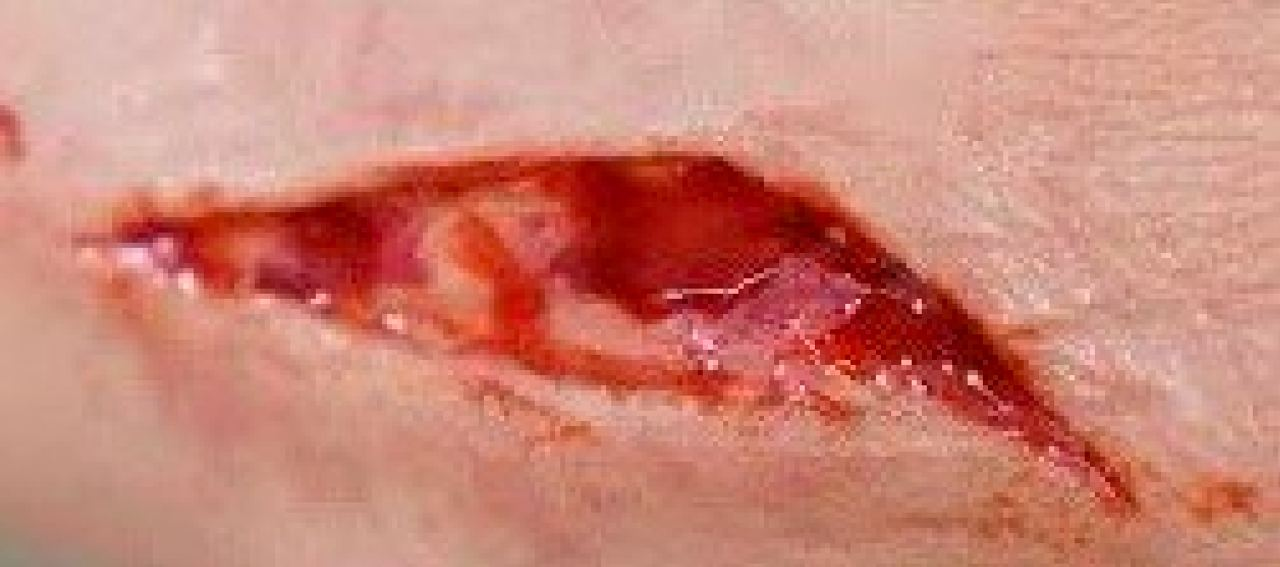
#> input picture test_images/test_image _2.jpeg, 1280 x 567 px
$ python -i robodoc.py   (imports and definitions only)
#> lines starting #> are read from the running program, lines starting #| are printed output that depends on the picture
import sys
import cv2
import numpy as np
from PyQt6.QtWidgets import (
    QApplication, QWidget, QLabel, QPushButton, QVBoxLayout, QHBoxLayout,
    QFileDialog, QSlider, QGroupBox, QGridLayout, QMessageBox, QDialog, QRubberBand,
    QScrollArea, QFrame
)
from PyQt6.QtCore import Qt, QRect, QPoint, QSize, QTimer
from PyQt6.QtGui import QPixmap, QImage, QPainter, QFont, QPalette
from PIL import Image
import traceback

DISPLAY_W, DISPLAY_H = 400, 160  # Area for result display (smaller size)

def cvimg_to_qpixmap(img, w=DISPLAY_W, h=DISPLAY_H):
    """Safely convert CV2 image to QPixmap with proper error handling"""
    try:
        if img is None:
            return QPixmap()

        # Ensure image is in correct format
        if len(img.shape) == 3 and img.shape[2] == 3:
            img_rgb = cv2.cvtColor(img, cv2.COLOR_BGR2RGB)
        elif len(img.shape) == 2:
            img_rgb = cv2.cvtColor(img, cv2.COLOR_GRAY2RGB)
        else:
            img_rgb = img

        # Convert to PIL for reliable resizing
        pil_img = Image.fromarray(img_rgb)
        pil_img = pil_img.resize((w, h), Image.Resampling.LANCZOS)

        # Convert to QImage
        data = pil_img.tobytes()
        qimg = QImage(data, pil_img.width, pil_img.height, QImage.Format.Format_RGB888)

        return QPixmap.fromImage(qimg)
    except Exception as e:
        print(f"Error converting image to pixmap: {e}")
        return QPixmap()

# [113 lines left out: functions safe_image_to_qpixmap, findcontours, save_selected_contours, not called in this run]

class CropDialog(QDialog):
    # [92 lines left out: functions __init__, setup_ui, mouse_press_event, not called in this run]

    def mouse_move_event(self, event):
        if self.is_cropping:
            self.rubber_band.setGeometry(QRect(self.origin, event.pos()).normalized())

    # [23 lines left out: functions mouse_release_event, get_crop_coordinates, not called in this run]

class InjuryDetectionApp(QWidget):
    # [403 lines left out: functions __init__, create_header, setup_ui, get_groupbox_style, get_button_style, get_slider_style and 3 more, not called in this run]

    def update_thresh(self, val):
        self.threshvalue = val
        self.thresh_value_label.setText(str(val))

    def update_line(self, val):
        self.linestep = val
        self.line_value_label.setText(str(val))

    # [74 lines left out: functions show_result, save_result, save_selected_contours, not called in this run]

# [16 lines not run here, left out]

>>> import cv2
>>> picture = cv2.imread('test_images/test_image _2.jpeg')
#> picture is the input picture: shape (567, 1280, 3); mean B, G, R 118.5, 132.8, 204.3
>>> result = cvimg_to_qpixmap(picture)
#> in cvimg_to_qpixmap, `pil_img = pil_img.resize((w, h), Image.Resampling.LANCZOS)`:
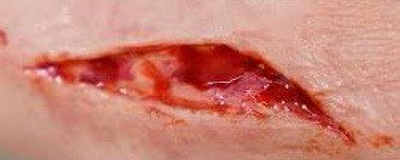
#> pil_img: PIL image 400x160 RGB; mean R, G, B 204.3, 132.8, 118.5
#> (the run stopped early here; a loop or call above may not have finished)

$ run again, on test_images/test_image_3.jpeg
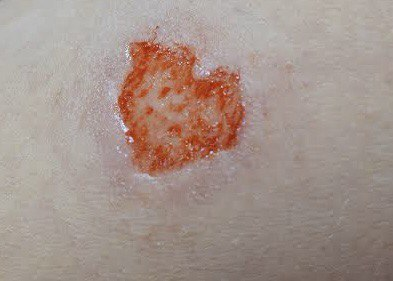
#> input picture test_images/test_image_3.jpeg, 393 x 281 px
#> picture is the input picture: shape (281, 393, 3); mean B, G, R 140.1, 147.7, 164.1
#> in cvimg_to_qpixmap, `pil_img = pil_img.resize((w, h), Image.Resampling.LANCZOS)`:
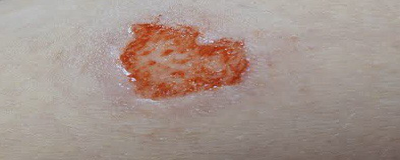
#> pil_img: PIL image 400x160 RGB; mean R, G, B 164.1, 147.7, 140.1

$ run again, on test_images/test_image_1.png
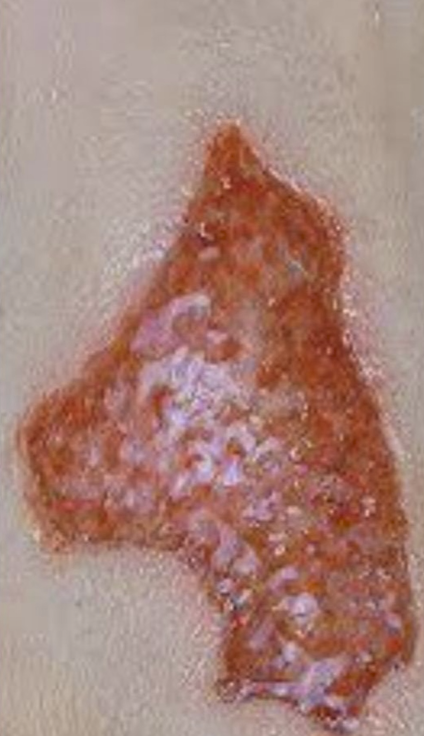
#> input picture test_images/test_image_1.png, 848 x 1472 px (shown at 1/2 size)
#> picture is the input picture: shape (1472, 848, 3); mean B, G, R 123.7, 132.8, 167.9
#> in cvimg_to_qpixmap, `pil_img = pil_img.resize((w, h), Image.Resampling.LANCZOS)`:
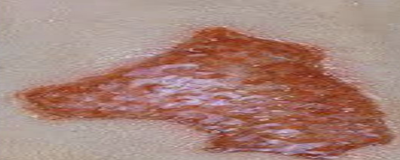
#> pil_img: PIL image 400x160 RGB; mean R, G, B 167.9, 132.8, 123.7
